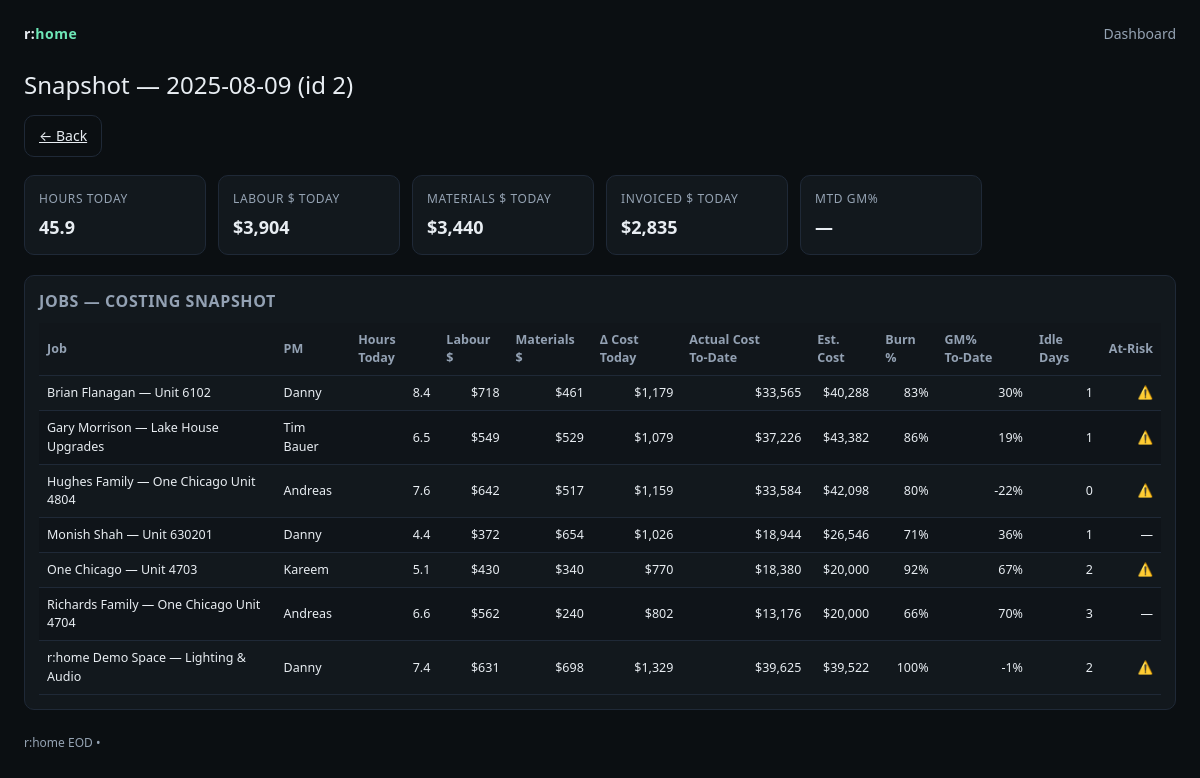
/snapshots/2, run on the app's committed database.
### tables this page shows
CREATE TABLE snapshots (
  id INTEGER PRIMARY KEY AUTOINCREMENT,
  snapshot_date TEXT NOT NULL,
  created_at TEXT NOT NULL
);

CREATE TABLE job_rows (
  id INTEGER PRIMARY KEY AUTOINCREMENT,
  snapshot_id INTEGER NOT NULL,
  job_code TEXT,
  job_name TEXT,
  pm TEXT,
  hours_today REAL,
  labour_cost_today REAL,
  materials_cost_today REAL,
  cost_today REAL,
  actual_cost_to_date REAL,
  estimated_cost REAL,
  burn_pct REAL,
  gm_to_date REAL,
  invoiced_today REAL,
  mtd_hours REAL,
  days_since_update INTEGER,
  at_risk INTEGER,
  FOREIGN KEY(snapshot_id) REFERENCES snapshots(id)
);

### app/main.py (the view)
@app.get("/snapshots/{snapshot_id}", response_class=HTMLResponse)
def view_snapshot(request: Request, snapshot_id: int):
  snaps = db.list_snapshots()
  match = [s for s in snaps if s["id"] == snapshot_id]
  if not match:
    return RedirectResponse(url="/", status_code=303)
  snap = match[0]
  rows = db.get_snapshot_rows(snapshot_id)
  rows_py = [dict(r) for r in rows]
  totals, top5, at_risk, exceptions = compute_metrics(rows_py)
  return templates.TemplateResponse("snapshot.html", {
    "request": request,
    "snapshot": snap,
    "rows": rows,
    "totals": totals,
    "top5": top5,
    "at_risk": at_risk,
    "exceptions": exceptions,
    "fmt_currency": fmt_currency,
    "fmt_pct": fmt_pct
  })

### app/templates/snapshot.html
{% extends "base.html" %}
{% block content %}
<section class="section">
  <div class="h1">Snapshot — {{ snapshot['snapshot_date'] }} (id {{ snapshot['id'] }})</div>
  <div class="actions">
    <a class="ghost" href="/">← Back</a>
  </div>
  <div class="kpis">
    <div class="card"><div class="label">Hours Today</div><div class="value">{{ '%.1f'|format(totals.get('hours_today',0)) }}</div></div>
    <div class="card"><div class="label">Labour $ Today</div><div class="value">{{ fmt_currency(totals.get('labour_cost_today',0)) }}</div></div>
    <div class="card"><div class="label">Materials $ Today</div><div class="value">{{ fmt_currency(totals.get('materials_cost_today',0)) }}</div></div>
    <div class="card"><div class="label">Invoiced $ Today</div><div class="value">{{ fmt_currency(totals.get('invoiced_today',0)) }}</div></div>
    <div class="card"><div class="label">MTD GM%</div><div class="value">{{ fmt_pct(totals.get('mtd_gm_pct')) }}</div></div>
  </div>
  <div class="card table">
    <h2>Jobs — Costing Snapshot</h2>
    <table>
      <thead>
        <tr>
          <th>Job</th><th>PM</th><th>Hours Today</th><th>Labour $</th><th>Materials $</th><th>Δ Cost Today</th>
          <th>Actual Cost To‑Date</th><th>Est. Cost</th><th>Burn %</th><th>GM% To‑Date</th><th>Idle Days</th><th>At‑Risk</th>
        </tr>
      </thead>
      <tbody>
        {% for r in rows %}
        <tr>
          <td>{{ r['job_name'] }}</td>
          <td>{{ r['pm'] }}</td>
          <td class="num">{{ '%.1f'|format(r['hours_today'] or 0) }}</td>
          <td class="num">{{ fmt_currency(r['labour_cost_today']) }}</td>
          <td class="num">{{ fmt_currency(r['materials_cost_today']) }}</td>
          <td class="num">{{ fmt_currency((r['labour_cost_today'] or 0)+(r['materials_cost_today'] or 0)) }}</td>
          <td class="num">{{ fmt_currency(r['actual_cost_to_date']) }}</td>
          <td class="num">{{ fmt_currency(r['estimated_cost']) }}</td>
          <td class="num">{{ fmt_pct(r['burn_pct']) }}</td>
          <td class="num">{{ fmt_pct(r['gm_to_date']) }}</td>
          <td class="num">{{ r['days_since_update'] or 0 }}</td>
          <td class="num">{% if r['at_risk'] %}⚠️{% else %}—{% endif %}</td>
        </tr>
        {% endfor %}
      </tbody>
    </table>
  </div>
</section>
{% endblock %}

### app/static/styles.css (style rules this page uses)
:root { --bg:#0b0f12; --card:#12181d; --text:#e8edf2; --muted:#95a3b3; --accent:#6ee7b7; --warn:#f59e0b; --danger:#ef4444; --row:#0f1419; --border:#1f2937; }
* { box-sizing:border-box }
body { margin:0;background:var(--bg);color:var(--text);font:14px/1.45 system-ui,-apple-system,Segoe UI,Roboto,Helvetica,Arial }
.h1 { font-size:24px;margin:4px 0 0 0 }
.section { margin:24px 0 }
.actions { display:flex;gap:10px;margin:12px 0 18px }
button,.ghost { appearance:none;border:1px solid var(--border);background:var(--card);color:var(--text);padding:10px 14px;border-radius:10px;cursor:pointer }
button.ghost,.ghost { background:transparent }
.kpis { display:grid;grid-template-columns:repeat(6,1fr);gap:12px;margin:16px 0 20px }
.card { background:var(--card);padding:14px;border-radius:10px;border:1px solid var(--border) }
.card .label { font-size:12px;color:var(--muted);text-transform:uppercase;letter-spacing:0.6px }
.card .value { font-size:18px;margin-top:6px;font-weight:650 }
.table { overflow:auto }
table { width:100%;border-collapse:collapse;font-size:12.5px }
thead th { position:sticky;top:0;background:#11161b;color:#93a1b3;border-bottom:1px solid var(--border);padding:8px;text-align:left }
tbody td { padding:8px;border-bottom:1px solid var(--border) }
tbody tr:nth-child(even) { background:var(--row) }
.num { text-align:right }
h2 { margin:0 0 10px 0;color:#93a1b3;font-size:16px;text-transform:uppercase;letter-spacing:0.6px }

### data on the page
snapshots: snapshot_date "2025-08-09", id "2"
job_rows: job_name "Brian Flanagan — Unit 6102", pm "Danny", hours_today "8.4", labour_cost_today "$718", materials_cost_today "$461", labour_cost_today+materials_cost_today "$1,179", actual_cost_to_date "$33,565", estimated_cost "$40,288", burn_pct "83%", gm_to_date "30%", days_since_update "1"
job_rows: job_name "Gary Morrison — Lake House Upgrades", pm "Tim Bauer", hours_today "6.5", labour_cost_today "$549", materials_cost_today "$529", labour_cost_today+materials_cost_today "$1,079", actual_cost_to_date "$37,226", estimated_cost "$43,382", burn_pct "86%", gm_to_date "19%", days_since_update "1"
job_rows: job_name "Hughes Family — One Chicago Unit 4804", pm "Andreas", hours_today "7.6", labour_cost_today "$642", materials_cost_today "$517", labour_cost_today+materials_cost_today "$1,159", actual_cost_to_date "$33,584", estimated_cost "$42,098", burn_pct "80%", gm_to_date "-22%", days_since_update "0"
job_rows: job_name "Monish Shah — Unit 630201", pm "Danny", hours_today "4.4", labour_cost_today "$372", materials_cost_today "$654", labour_cost_today+materials_cost_today "$1,026", actual_cost_to_date "$18,944", estimated_cost "$26,546", burn_pct "71%", gm_to_date "36%", days_since_update "1"
job_rows: job_name "One Chicago — Unit 4703", pm "Kareem", hours_today "5.1", labour_cost_today "$430", materials_cost_today "$340", labour_cost_today+materials_cost_today "$770", actual_cost_to_date "$18,380", estimated_cost "$20,000", burn_pct "92%", gm_to_date "67%", days_since_update "2"
job_rows: job_name "Richards Family — One Chicago Unit 4704", pm "Andreas", hours_today "6.6", labour_cost_today "$562", materials_cost_today "$240", labour_cost_today+materials_cost_today "$802", actual_cost_to_date "$13,176", estimated_cost "$20,000", burn_pct "66%", gm_to_date "70%", days_since_update "3"
job_rows: job_name "r:home Demo Space — Lighting & Audio", pm "Danny", hours_today "7.4", labour_cost_today "$631", materials_cost_today "$698", labour_cost_today+materials_cost_today "$1,329", actual_cost_to_date "$39,625", estimated_cost "$39,522", burn_pct "100%", gm_to_date "-1%", days_since_update "2"

### other printed values
{{ '%.1f'|format(totals.get('hours_today',0)) }} "45.9"
{{ fmt_currency(totals.get('labour_cost_today',0)) }} "$3,904"
{{ fmt_currency(totals.get('materials_cost_today',0)) }} "$3,440"
{{ fmt_currency(totals.get('invoiced_today',0)) }} "$2,835"
{{ fmt_pct(totals.get('mtd_gm_pct')) }} "—"
